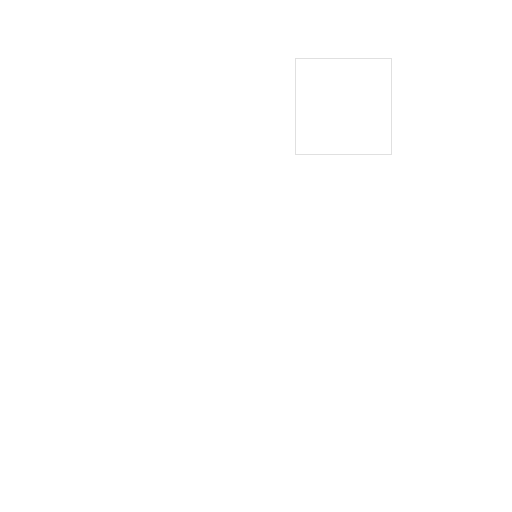
Frame 1 (no input)
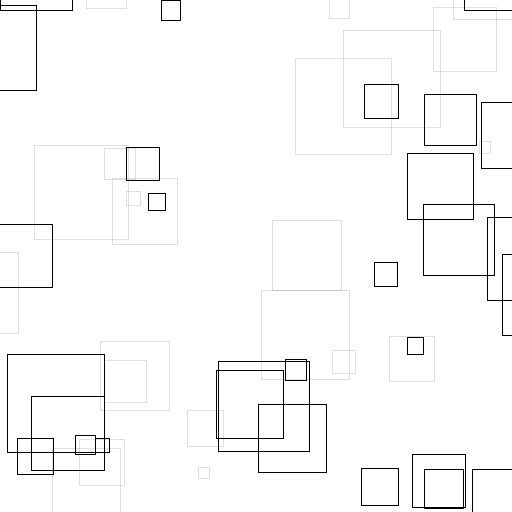
Frame 60 (the mouse pressed at the canvas centre just before this capture)
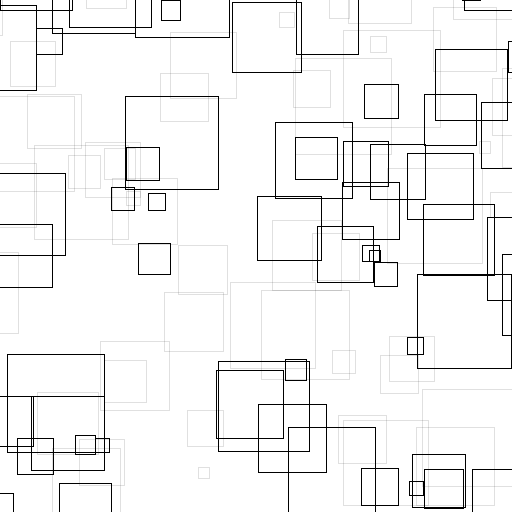
Frame 120 (the mouse held since frame 60 and released just before this capture)

The Processing sketch that drew these frames (run headless with seeded random() and noise(); from frame 60 on, the mouse is pressed at the canvas centre):

// Processing sketch: sketch_161208
// ── sketch_161208.pde
float x;
float y;
float w;
int b;

void setup(){
  size(512, 512);
  background(255);
}

void draw(){
  x = random(-100, width);
  y = random(-100, height);
  w = random(10, 100);
  b = int(random(0, 2));
  
  noFill();
  strokeWeight(b);
  rect(x, y, w, w);
}
